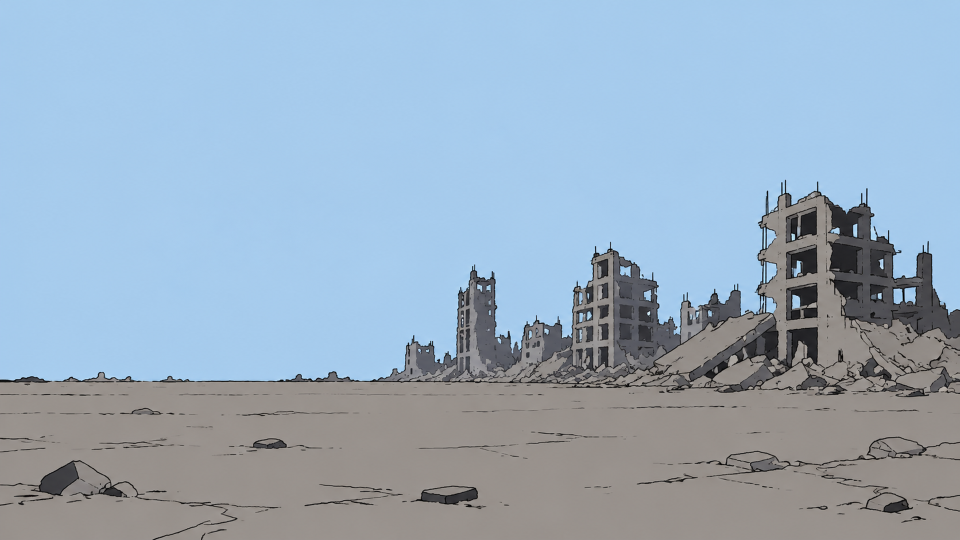
#> input picture assets/gen/batch_v1/raw/BG01b.png, 1920 x 1080 px (shown at 1/2 size)
$ python key_bg.py ../assets/gen/batch_v1/raw/BG01b.png out.png
#> lines starting #> are read from the running program, lines starting #| are printed output that depends on the picture; after the words box and inside, x2 and y2 are one past the last pixel; in counts of white or black regions, pixels touching at a corner belong together
"""Cut a plain-background generated asset to a transparent PNG.

Background is grown only through smooth regions: any color step larger than STEP
(linework, fabric edges) or any pixel far from the background color is a barrier.
This keeps near-white clothing that runs off the frame edge, which a plain
color-distance key would swallow.

- Border-touching smooth regions whose median color is close to the background -> background
- Enclosed smooth regions that are flat and background-colored (gaps between arm and body) -> background
- Pixels on the subject edge get a soft alpha from their distance to the background color

Usage: python tools/key_bg.py <in.png> <out.png> [--step 8] [--far 40] [--near 10] [--fit] [--no-pockets] [--report]
"""
import argparse

import numpy as np
from PIL import Image
from scipy import ndimage as ndi


def fit_background(rgb, iters=4, tol=12):
    """Robust quadratic surface fit per channel over border pixels (for vignetted / gradient backgrounds)."""
    H, W, _ = rgb.shape
    m = np.zeros((H, W), bool)
    b = 6
    m[:b], m[-b:], m[:, :b], m[:, -b:] = True, True, True, True
    ys, xs = np.nonzero(m)
    u, v = xs / W - 0.5, ys / H - 0.5
    A = np.stack([np.ones_like(u), u, v, u * u, v * v, u * v], 1)
    vals = rgb[ys, xs].astype(np.float64)
    keep = np.ones(len(ys), bool)
    for _ in range(iters):
        coef = np.linalg.lstsq(A[keep], vals[keep], rcond=None)[0]
        res = np.abs(A @ coef - vals).max(1)
        keep = res < tol
    gy, gx = np.mgrid[0:H, 0:W]
    gu, gv = gx / W - 0.5, gy / H - 0.5
    G = np.stack([np.ones_like(gu), gu, gv, gu * gu, gv * gv, gu * gv], -1)
    return G @ coef, keep.mean()


def cut(src, dst, step=8, far=40, near=10, report=False, fit=False, pockets=True):
#> called with src = '../assets/gen/batch_v1/raw/BG01b.png', dst = 'out.png', step = 8, far = 40, near = 10, report = False, fit = False, pockets = True
    rgb = np.array(Image.open(src).convert("RGB")).astype(np.int16)
    H, W, _ = rgb.shape
#> H = 1080; W = 1920
    k = 24
    corners = np.concatenate([rgb[:k, :k].reshape(-1, 3), rgb[:k, -k:].reshape(-1, 3),
                              rgb[-k:, :k].reshape(-1, 3), rgb[-k:, -k:].reshape(-1, 3)])
#> corners = 2304 rows, first 8: [165, 200, 232], [165, 201, 233], [166, 203, 236], [166, 203, 236], [166, 203, 236], [166, 203, 236], [166, 203, 236], [166, 203, 236]
    bg = np.median(corners, 0)
#> bg = [159, 174, 188]
    if fit:
        surf, inlier = fit_background(rgb)
        dist = np.abs(rgb - surf).max(-1)
        if report:
            print(f"  background fit: {100 * inlier:.0f}% border inliers")
    else:
        dist = np.abs(rgb - bg).max(-1)
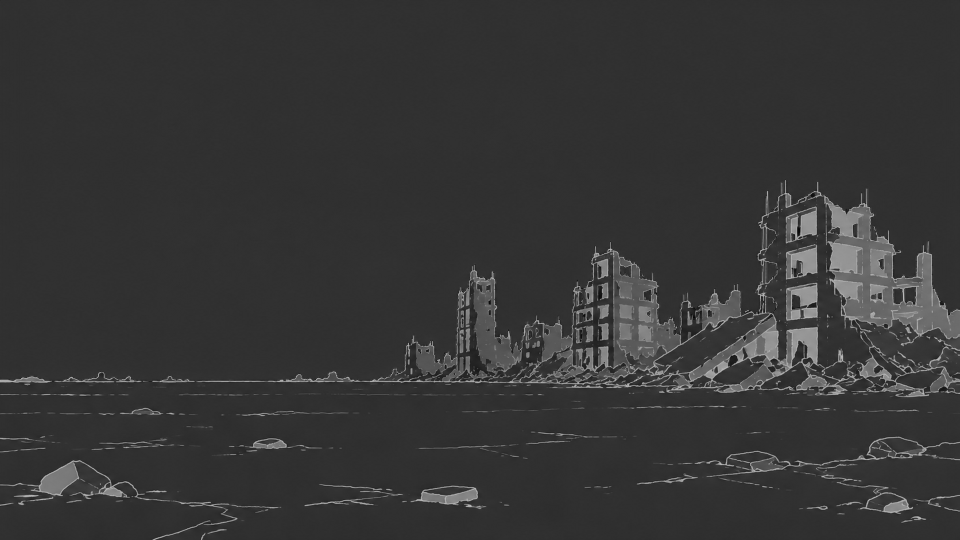
#> dist: shape (1080, 1920) float64 (shown at 1/2 size); min 1, max 188, mean 53.8

    # largest color step to any 4-neighbour
    s = np.zeros((H, W), np.int16)
    dx = np.abs(rgb[:, 1:] - rgb[:, :-1]).max(-1)
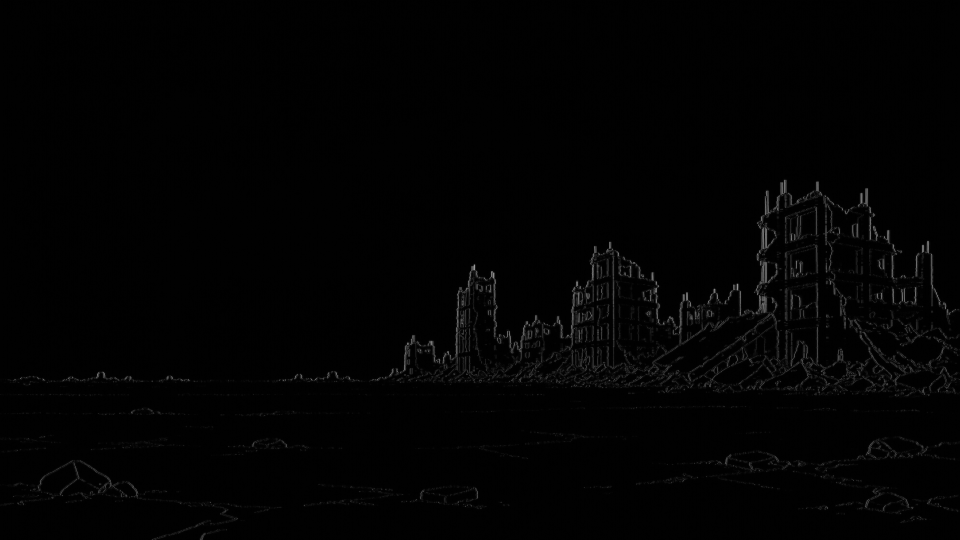
#> dx: shape (1080, 1919) int16 (shown at 1/2 size); min 0, max 200, mean 2.3
    dy = np.abs(rgb[1:] - rgb[:-1]).max(-1)
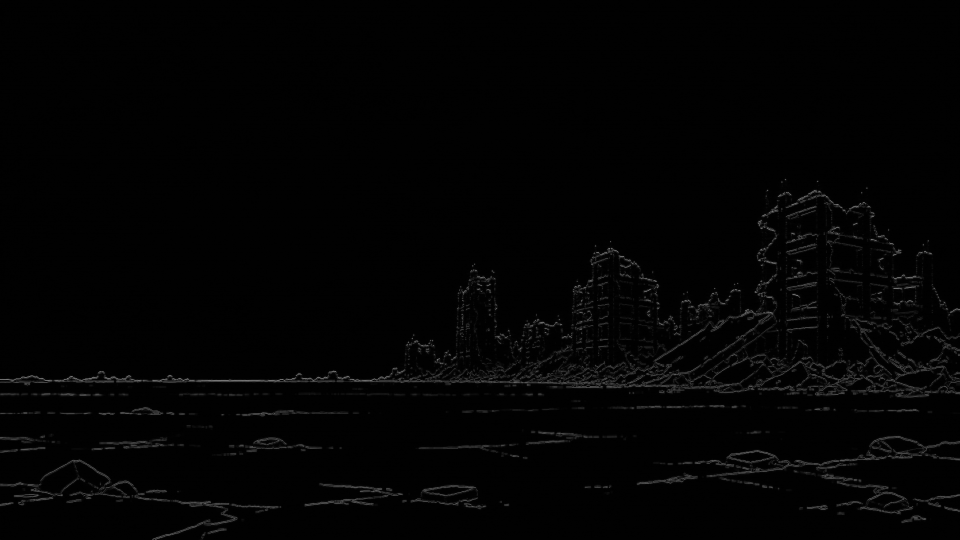
#> dy: shape (1079, 1920) int16 (shown at 1/2 size); min 0, max 188, mean 3
    s[:, 1:] = np.maximum(s[:, 1:], dx)
    s[:, :-1] = np.maximum(s[:, :-1], dx)
    s[1:] = np.maximum(s[1:], dy)
    s[:-1] = np.maximum(s[:-1], dy)
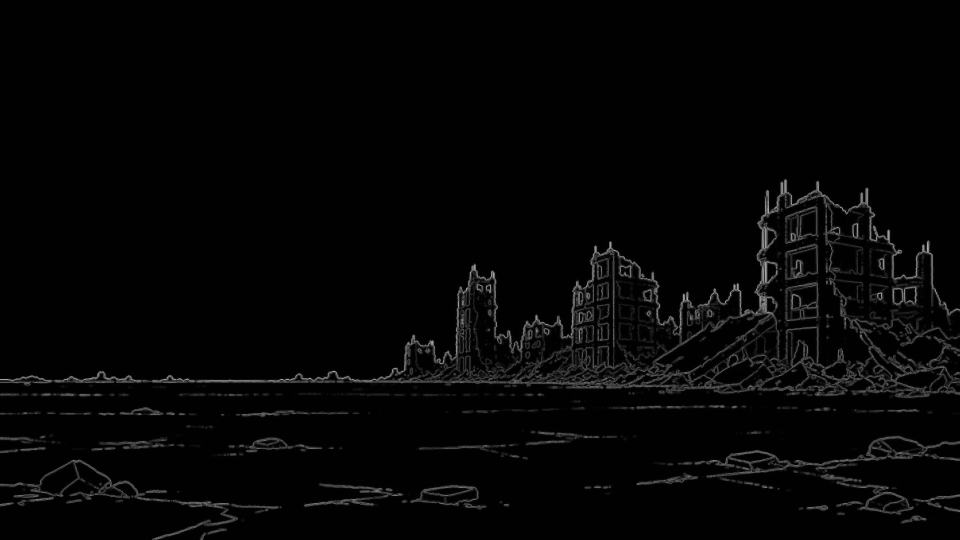
#> s: shape (1080, 1920) int16 (shown at 1/2 size); min 0, max 200, mean 5.6

    barrier = (s > step) | (dist > far)
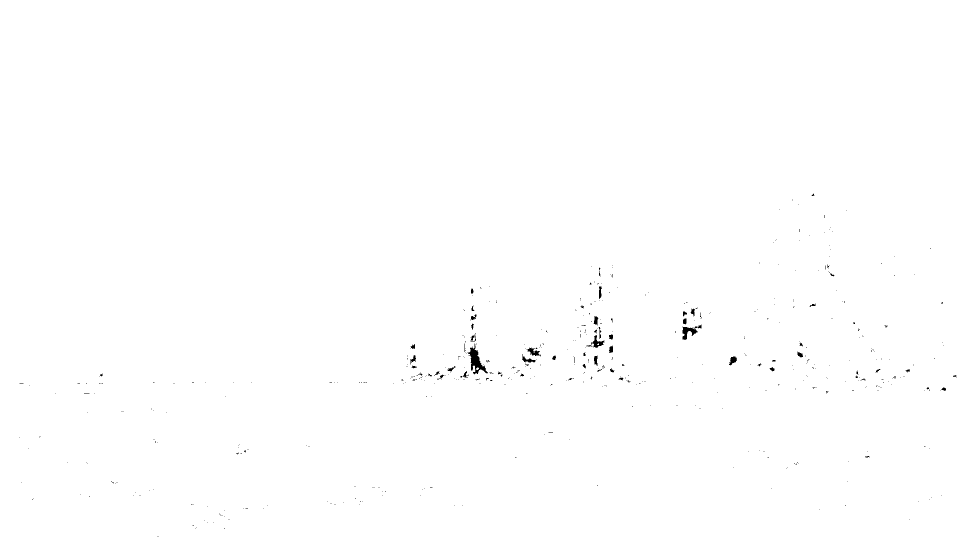
#> barrier: shape (1080, 1920) bool (shown at 1/2 size); 99.7% white; 536 black regions (487 under 20 px), largest, box (x1, y1, x2, y2) and area: (935, 687, 976, 749) 882, (1365, 653, 1396, 680) 403, (1173, 670, 1209, 696) 283
    lab, n = ndi.label(~barrier)
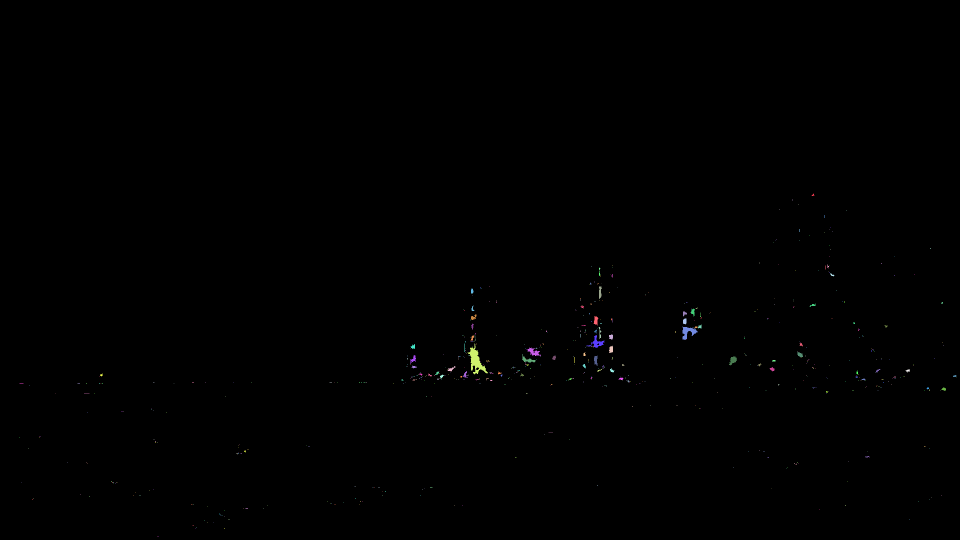
#> lab: shape (1080, 1920) int32 (shown at 1/2 size); 650 distinct labels, from 0 to 649; one colour per label, 0 black
#> n = 649
    idx = np.arange(1, n + 1)
#> idx = 649 values from 1 to 649
    area = ndi.sum(np.ones_like(lab), lab, idx)
#> area = 649 values, max 879 at index 175, min 1 at index 2, mean 8.43
    med = ndi.median(dist, lab, idx)
#> med = 649 values, max 40 at index 2, min 6 at index 7, mean 38.32
    p95 = np.array([0.0] * n)
#> p95 = 649 values from 0 to 0
    border_ids = set(np.unique(np.concatenate([lab[0], lab[-1], lab[:, 0], lab[:, -1]]))) - {0}
#> border_ids = 0 items

    is_bg = np.zeros(n + 1, bool)
    for i in idx:
        if i in border_ids:
            is_bg[i] = med[i - 1] <= near
        elif pockets and area[i - 1] > 2000 and med[i - 1] <= 4:
            # enclosed: only very flat background-colored pockets
            vals = dist[lab == i]
            p95[i - 1] = np.percentile(vals, 95)
            is_bg[i] = p95[i - 1] <= 7
    bgmask = is_bg[lab]
#> bgmask: shape (1080, 1920) bool; every value is 0

    subj = ~bgmask
#> subj: shape (1080, 1920) bool; every value is 1
    # drop tiny specks left in the background
    sl, sn = ndi.label(subj)
#> sl: shape (1080, 1920) int32; every value is 1
#> sn = 1
    if sn > 1:
        sa = ndi.sum(subj, sl, np.arange(1, sn + 1))
        keep = np.zeros(sn + 1, bool)
        keep[1:] = sa >= 150
        subj = keep[sl]

    alpha = subj.astype(np.float32)
#> alpha: shape (1080, 1920) float32; every value is 1
    edge = subj & ndi.binary_dilation(~subj, iterations=1)
    alpha[edge] = np.clip(dist[edge] / 45.0, 0.0, 1.0)

    out = np.dstack([rgb.clip(0, 255).astype(np.uint8), (alpha * 255).astype(np.uint8)])
    Image.fromarray(out, "RGBA").save(dst)
    if report:
        kept_border = [(int(i), int(area[i - 1]), float(med[i - 1])) for i in sorted(border_ids) if not is_bg[i] and area[i - 1] > 500]
        print(f"{dst}: bg={bg.astype(int).tolist()} transparent {100 * (alpha == 0).mean():.1f}%  "
              f"kept border regions (id, area, medDist): {kept_border[:8]}")


if __name__ == "__main__":
    p = argparse.ArgumentParser()
    p.add_argument("src")
    p.add_argument("dst")
    p.add_argument("--step", type=int, default=8)
    p.add_argument("--far", type=int, default=40)
    p.add_argument("--near", type=int, default=10)
    p.add_argument("--report", action="store_true")
    p.add_argument("--fit", action="store_true", help="fit a gradient background instead of one flat color")
    p.add_argument("--no-pockets", action="store_true", help="never clear enclosed regions (subject fill ~ background color)")
    a = p.parse_args()
    cut(a.src, a.dst, a.step, a.far, a.near, a.report, a.fit, not a.no_pockets)
